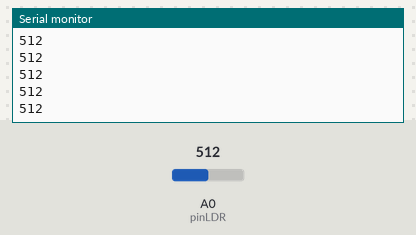
Bench run of a sketch on a simulated Arduino Uno, built with avr-gcc and run on an emulated ATmega328P. Parts: the last lines printed to the serial monitor. Inputs (shaded band) come from the test bench; at power-on: A0 (pinLDR) = 512.

Above: at 1.2 s.
1.3 s: A0 (pinLDR) set to 716
At 2.2 s:
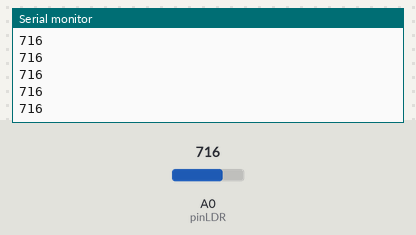
2.8 s: A0 (pinLDR) set to 900
At 3.8 s:
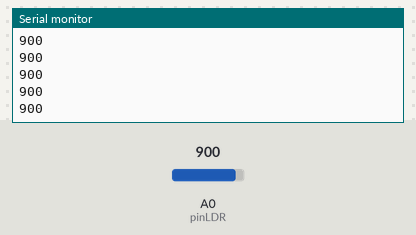
Timing chart, 0 to 5.8 s (numbered marks = the images above; inputs shaded):
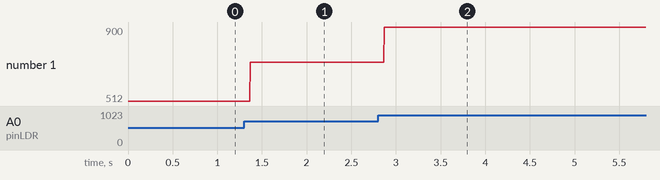

The sketch:

baca_analog_LDR.ino
```cpp
#define pinLDR  A0

void setup() {
  // put your setup code here, to run once:
  Serial.begin(9600);
}

void loop() {
  // put your main code here, to run repeatedly:
  int bacaLDR = analogRead(pinLDR);
  Serial.println(bacaLDR);
}
```

Measured:
- after the input at 1.3 s, the serial monitor: prints a new line after 0.07 s (image 1)
- after the input at 2.8 s, the serial monitor: prints a new line after 0.07 s (image 2)
- plotted number 1: 512 → 716 after the input at 1.3 s, 716 → 900 after the input at 2.8 s
